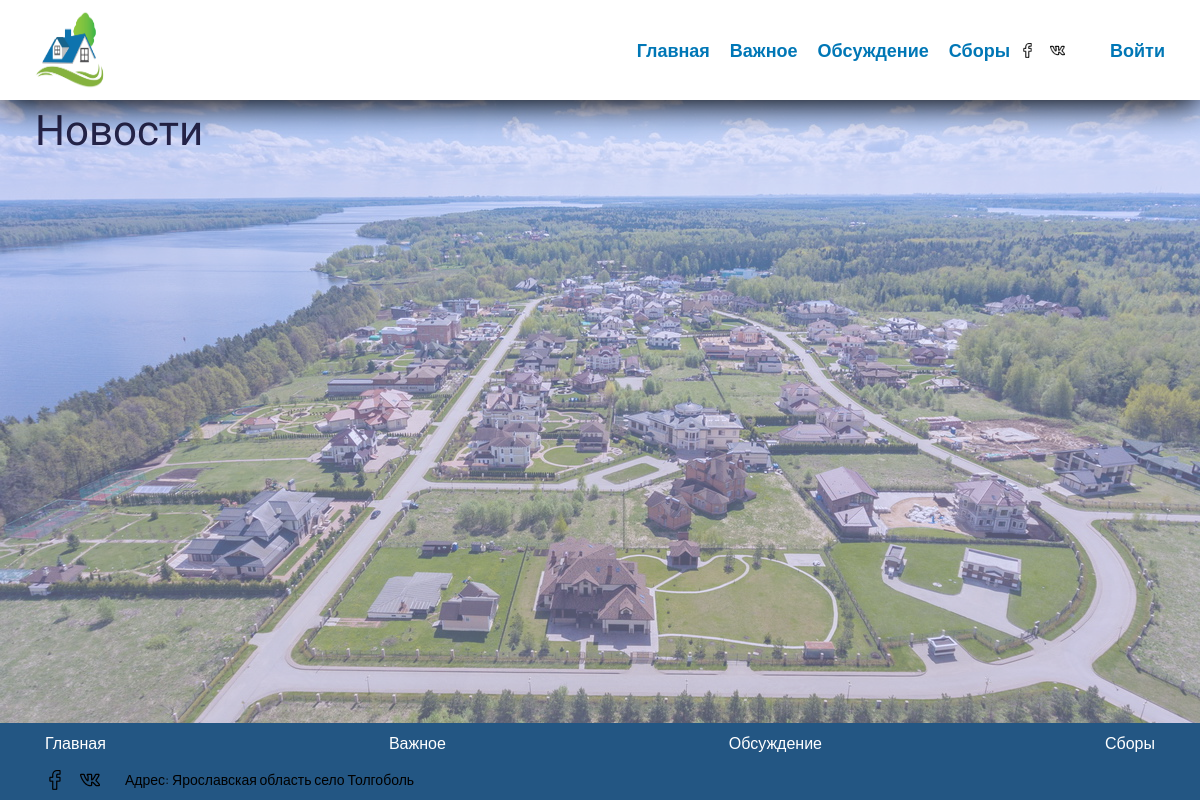
The app's page /, older data.
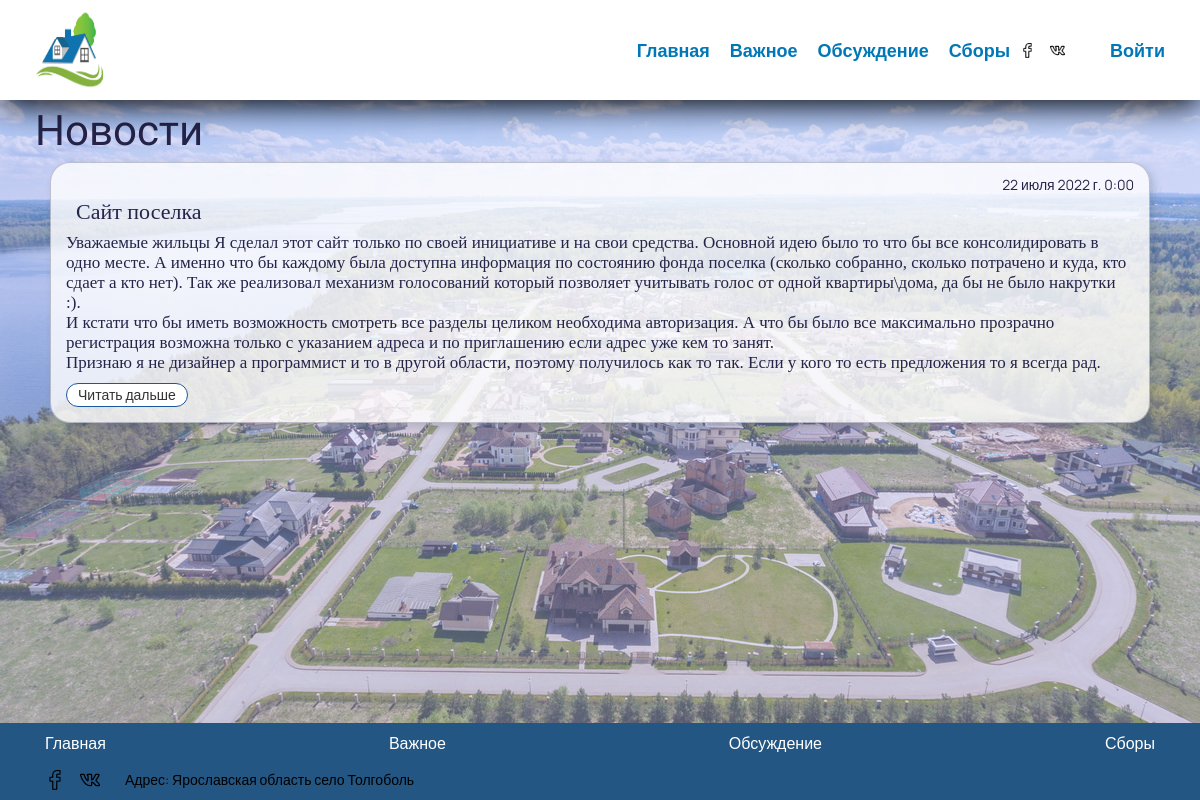
The same page, newer data.
### Forum/models.py (models this page shows, shortened)
class Post( models.Model ):
    section = models.ForeignKey( Section, on_delete = models.SET_NULL, null=True )
    title = models.CharField( _('Заголовок'), max_length=100, blank=False, unique=False )
    text = models.CharField( _('Текст Новости'), max_length=90000, blank=True, unique=False )
    author = models.ForeignKey( User, on_delete = models.SET_NULL, null=True )
    date = models.DateTimeField( _('Дата создания'), default=timezone.now )
    update_date = models.DateTimeField( _('Дата обновления'), default=timezone.now )
    is_delet =  models.BooleanField( _('Удалена ли запись'), blank=False, default=False )
    is_news =  models.BooleanField( _('Является ли новостью'), blank=False, default=False )
    class Meta:
        verbose_name = 'Пост'
        verbose_name_plural = 'Посты'
        ordering = ['date']

### MainService/views.py (the view)
# urls.py: path('', HomePage.as_view(), name='home' ),
class HomePage( DataMixin, TemplateView ):
    template_name = 'MainService/index.html'
    title = _("Поселок Толгоболь")
    @logger
    def get_context_data( self, *, object_list=None, **kwargs ):
        c_super = super().get_context_data(**kwargs)
        c_def = self.get_user_context()
        c_def[ 'title' ] = self.title
        c_def[ 'news' ] = self.get_news_context()
        c_def.update( c_super )
        return c_def
    def get_news_context( self ):
        result = []
        news = Section.objects.filter(is_news=True)
        if news.count():
            for i in news[0].post_set.filter(is_delet=False):
                item = {}
                item['title'] = i.title
                item['preview_text'] = i.text
                item['date'] = i.date
                item['id'] = i.id
                item['url'] = reverse_lazy( 'post', kwargs={'section_id':str(news[0].id), 'post_id':str(i.id) }  )
                result.append( item )
        return result

### MainService/logger.py (called while the page is built)
def logger( func, *args, **kwargs ):
    def wrap( *args, **kwargs ):
        Logger().Log( logging.INFO, func.__name__, '[pd][start]', args, kwargs)
        stack = traceback.extract_stack()
        res = func( *args, **kwargs )
        Logger().Log( logging.INFO, func.__name__, '[pd][finish]', res)
        return res
    return wrap

    def __new__( cls ):
        if not hasattr( cls, 'instance'):
            cls.instance = super( Logger, cls ).__new__( cls )
        return cls.instance

    def Log( self, log_level, *args, **kwargs ):
        print(log_level, 'log_level')
        msg = self._get_msg( *args )
        logging.log( log_level, msg, **kwargs )

    @staticmethod
    def _get_msg( *arg ):
        msg = ''
        for i in arg:
            msg += str(i) + ' '
        return msg

### MainService/templates/MainService/index.html (shortened to what this page needs)
{% extends 'MainService/base.html' %}
{% load static %}
{% block css %}
<link rel="stylesheet" type="text/css" href="{% static "/css/main_body.css"  %}">
<link rel="stylesheet" type="text/css" href="{% static "/css/upload.css"  %}">
{% endblock %}
{% block page %}
<section>
  <div class="news _container">
    <div class="news-title">
      Новости
    </div>
    {% for item in news %}
    <div class="appreciate__column">
      <div class="appreciate__item item-appreciate">
        <div class="time">{{ item.date }}</div>
        <div class="item-appreciate__wrapper-title wrapper-title">
          <h3 class="item-appreciate__title">{{ item.title }}</h3>
        </div>
        <div class="item-appreciate__text">{{ item.preview_text|safe }}</div>
        <a title="" class="button_control button_simple" id="{{ item.id }}" href="{{ item.url }}"><span class="button_text">Читать дальше</span></a>
      </div>
    </div>
    {% endfor %}
  </div>
</section>
{% endblock %}

Row changes from the older to the newer data that the page shows:
added Post: date "22 июля 2022 г. 0:00", title "Сайт поселка", preview_text "Уважаемые жильцы Я сделал этот сайт только по своей инициативе и на свои средства. Основной идею было то что бы все консолидировать в одно месте. А именно что бы каждому была доступна информация по состоянию фонда поселка (сколько собранно, сколько потрачено и куда, кто сдает а кто нет). Так же реализовал механизм голосований который позволяет учитывать голос от одной квартиры\\дома, да бы не было накрутки :). И кстати что бы иметь возможность смотреть все разделы целиком необходима авторизация. А что бы было все максимально прозрачно регистрация возможна только с указанием адреса и по приглашению если адрес уже кем то занят. Признаю я не дизайнер а программист и то в другой области, поэтому…"
Text that changed along with them:
new list line: "Читать дальше"
